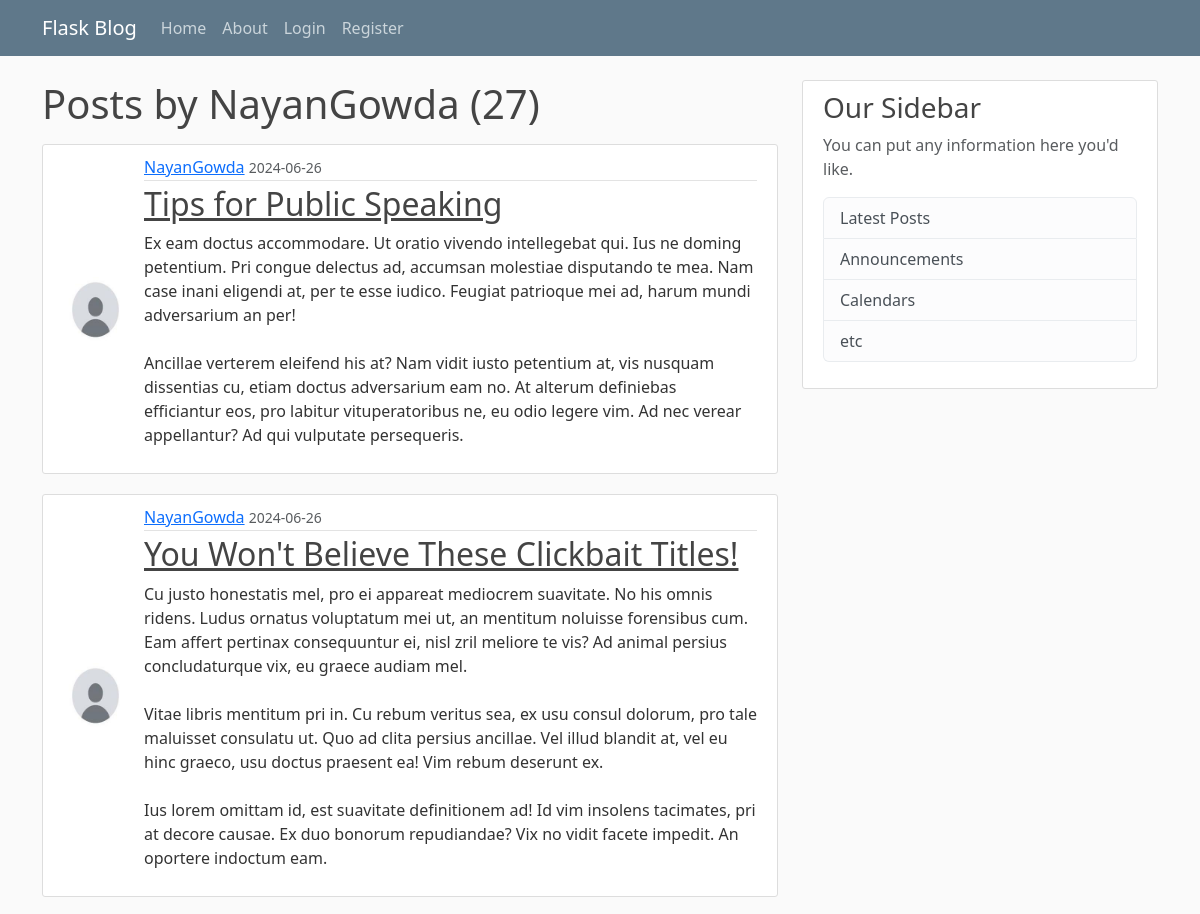
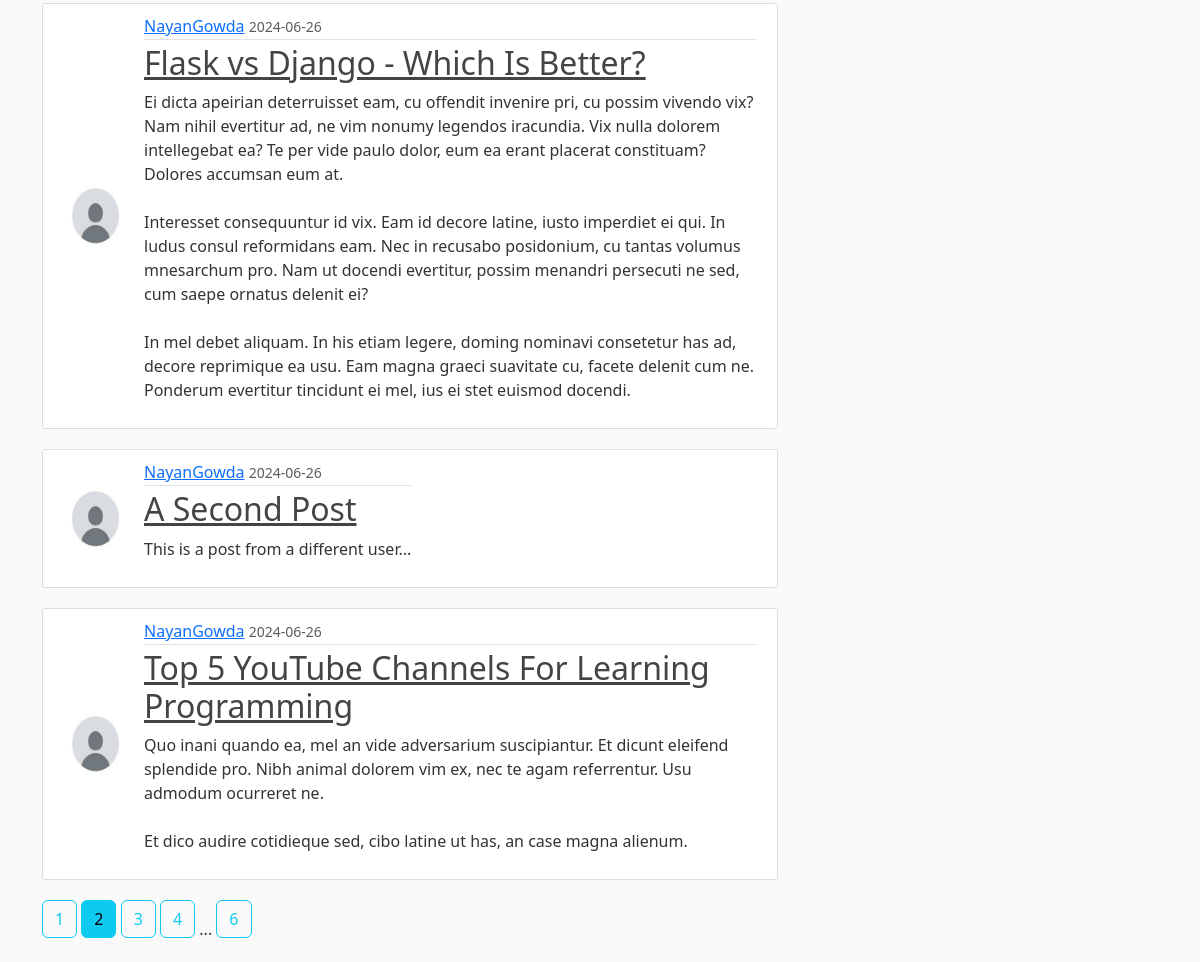
/user/NayanGowda?page=2, run on the app's committed database (2 pictures, top to bottom).
### flaskblog/models.py (models this page shows, shortened)
class User(db.Model, UserMixin):
    id = db.Column(db.Integer, primary_key=True)
    username = db.Column(db.String(20), unique=True, nullable=False)
    email = db.Column(db.String(120), unique=True, nullable=False)
    image = db.Column(db.String(20), nullable=False, default='default.jpg')
    password = db.Column(db.String(60), nullable=False)
    posts = db.relationship('Post', backref='author', lazy=True)

class Post(db.Model):
    id = db.Column(db.Integer, primary_key=True)
    title = db.Column(db.String(100), nullable=False)
    date_posted = db.Column(db.DateTime, nullable=False, default=datetime.utcnow)
    content = db.Column(db.Text, nullable=False)
    user_id = db.Column(db.Integer, db.ForeignKey('user.id'), nullable=False)

### flaskblog/routes.py (the view)
@app.route("/user/<string:username>")
def user_posts(username):
    page = request.args.get('page', 1, type=int)
    user = User.query.filter_by(username=username).first_or_404()
    posts = Post.query.filter_by(author=user)\
        .order_by(Post.date_posted.desc())\
        .paginate(page=page, per_page=5)
    return render_template('user_posts.html', posts=posts, user=user)

### flaskblog/templates/user_posts.html
{% extends "layout.html" %}
{% block content %}
    <h1 class="mb-3">Posts by {{ user.username }} ({{ posts.total }})</h1>
    {% for post in posts.items %}
        <article class="media content-section inline-media">
          <img class="rounded-circle article-img" src="{{ url_for('static', filename='profile_pics/' + post.author.image) }}">
          <div class="media-body">
            <div class="article-metadata">
              <a class="mr-2" href="{{ url_for('user_posts', username=post.author.username) }}">{{ post.author.username }}</a>
              <small class="text-muted">{{ post.date_posted.strftime('%Y-%m-%d') }}</small>
            </div>
            <h2><a class="article-title" href="{{ url_for('post', post_id=post.id) }}">{{ post.title }}</a></h2>
            <p class="article-content">{{ post.content }}</p>
          </div>
        </article>
    {% endfor %}
    {% for page_num in posts.iter_pages(left_edge=1, right_edge=1, left_current=1, right_current=2) %}
      {% if page_num %}
        {% if posts.page == page_num %}
          <a class="btn btn-info mb-4" href="{{ url_for('user_posts', username=user.username, page=page_num) }}">{{ page_num }}</a>
        {% else %}
          <a class="btn btn-outline-info mb-4" href="{{ url_for('user_posts', username=user.username, page=page_num) }}">{{ page_num }}</a>
        {% endif %}
      {% else %}
        ...
      {% endif %}
    {% endfor %}
{% endblock content %}

### flaskblog/static/main.css (style rules this page uses)
body { background: #fafafa; color: #333333; margin-top: 5rem; }
h1, h2, h3, h4, h5, h6 { color: #444444; }
.content-section { background: #ffffff; padding: 10px 20px; border: 1px solid #dddddd; border-radius: 3px; margin-bottom: 20px; }
.article-title { color: #444444; }
.article-content { white-space: pre-line; }
.article-img { height: 65px; width: 65px; margin-right: 16px; }
.article-metadata { padding-bottom: 1px; margin-bottom: 4px; border-bottom: 1px solid #e3e3e3 }
.inline-media { display: flex; align-items: center; }

### data on the page
User: username "NayanGowda"
Post: image (placeholder picture), author.username "NayanGowda", date_posted "2024-06-26", title "Tips for Public Speaking", content "Ex eam doctus accommodare. Ut oratio vivendo intellegebat qui. Ius ne doming petentium. Pri congue delectus ad, accumsan molestiae disputando te mea. Nam case inani eligendi at, per te esse iudico. Feugiat patrioque mei ad, harum mundi adversarium an per! Ancillae verterem eleifend his at? Nam vidit iusto petentium at, vis nusquam dissentias cu, etiam doctus adversarium eam no. At alterum definiebas efficiantur eos, pro labitur vituperatoribus ne, eu odio legere vim. Ad nec verear appellantur? Ad qui vulputate persequeris."
Post: image (placeholder picture), author.username "NayanGowda", date_posted "2024-06-26", title "You Won't Believe These Clickbait Titles!", content "Cu justo honestatis mel, pro ei appareat mediocrem suavitate. No his omnis ridens. Ludus ornatus voluptatum mei ut, an mentitum noluisse forensibus cum. Eam affert pertinax consequuntur ei, nisl zril meliore te vis? Ad animal persius concludaturque vix, eu graece audiam mel. Vitae libris mentitum pri in. Cu rebum veritus sea, ex usu consul dolorum, pro tale maluisset consulatu ut. Quo ad clita persius ancillae. Vel illud blandit at, vel eu hinc graeco, usu doctus praesent ea! Vim rebum deserunt ex. Ius lorem omittam id, est suavitate definitionem ad! Id vim insolens tacimates, pri at decore causae. Ex duo bonorum repudiandae? Vix no vidit facete impedit. An oportere indoctum eam."
Post: image (placeholder picture), author.username "NayanGowda", date_posted "2024-06-26", title "Flask vs Django - Which Is Better?", content "Ei dicta apeirian deterruisset eam, cu offendit invenire pri, cu possim vivendo vix? Nam nihil evertitur ad, ne vim nonumy legendos iracundia. Vix nulla dolorem intellegebat ea? Te per vide paulo dolor, eum ea erant placerat constituam? Dolores accumsan eum at. Interesset consequuntur id vix. Eam id decore latine, iusto imperdiet ei qui. In ludus consul reformidans eam. Nec in recusabo posidonium, cu tantas volumus mnesarchum pro. Nam ut docendi evertitur, possim menandri persecuti ne sed, cum saepe ornatus delenit ei? In mel debet aliquam. In his etiam legere, doming nominavi consetetur has ad, decore reprimique ea usu. Eam magna graeci suavitate cu, facete delenit cum ne. Ponderum…"
Post: image (placeholder picture), author.username "NayanGowda", date_posted "2024-06-26", title "A Second Post", content "This is a post from a different user..."
Post: image (placeholder picture), author.username "NayanGowda", date_posted "2024-06-26", title "Top 5 YouTube Channels For Learning Programming", content "Quo inani quando ea, mel an vide adversarium suscipiantur. Et dicunt eleifend splendide pro. Nibh animal dolorem vim ex, nec te agam referrentur. Usu admodum ocurreret ne. Et dico audire cotidieque sed, cibo latine ut has, an case magna alienum."

### other printed values
{{ posts.total }} "27"
{{ page_num }} "1" "3" "4" "6"
{{ page_num }} "2"
